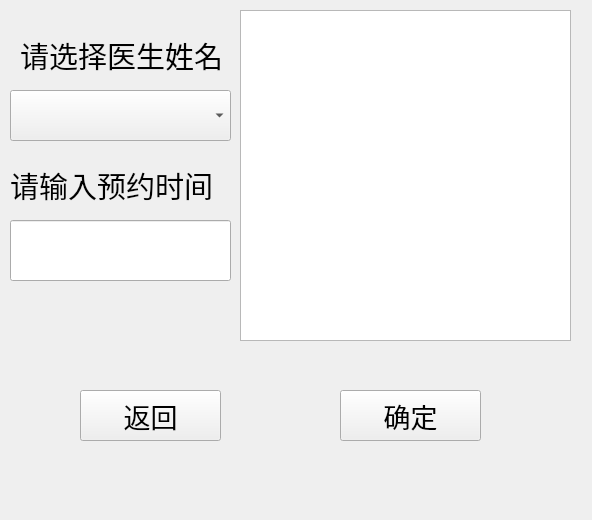
<?xml version="1.0" encoding="UTF-8"?>
<ui version="4.0">
 <class>doctor_choose</class>
 <widget class="QWidget" name="doctor_choose">
  <property name="geometry">
   <rect>
    <x>0</x>
    <y>0</y>
    <width>592</width>
    <height>520</height>
   </rect>
  </property>
  <property name="font">
   <font>
    <pointsize>20</pointsize>
   </font>
  </property>
  <property name="windowTitle">
   <string>Form</string>
  </property>
  <widget class="QComboBox" name="choose_doctor">
   <property name="geometry">
    <rect>
     <x>10</x>
     <y>90</y>
     <width>221</width>
     <height>51</height>
    </rect>
   </property>
  </widget>
  <widget class="QLabel" name="label">
   <property name="geometry">
    <rect>
     <x>20</x>
     <y>20</y>
     <width>281</width>
     <height>71</height>
    </rect>
   </property>
   <property name="font">
    <font>
     <family>AcadEref</family>
     <pointsize>22</pointsize>
    </font>
   </property>
   <property name="text">
    <string>请选择医生姓名</string>
   </property>
  </widget>
  <widget class="QLabel" name="label_2">
   <property name="geometry">
    <rect>
     <x>10</x>
     <y>150</y>
     <width>281</width>
     <height>71</height>
    </rect>
   </property>
   <property name="font">
    <font>
     <family>AcadEref</family>
     <pointsize>22</pointsize>
    </font>
   </property>
   <property name="text">
    <string>请输入预约时间</string>
   </property>
  </widget>
  <widget class="QLineEdit" name="input_schedule">
   <property name="geometry">
    <rect>
     <x>10</x>
     <y>220</y>
     <width>221</width>
     <height>61</height>
    </rect>
   </property>
  </widget>
  <widget class="QTextEdit" name="see_doctor">
   <property name="geometry">
    <rect>
     <x>240</x>
     <y>10</y>
     <width>331</width>
     <height>331</height>
    </rect>
   </property>
  </widget>
  <widget class="QPushButton" name="returnbutton">
   <property name="geometry">
    <rect>
     <x>80</x>
     <y>390</y>
     <width>141</width>
     <height>51</height>
    </rect>
   </property>
   <property name="text">
    <string>返回</string>
   </property>
  </widget>
  <widget class="QPushButton" name="surebutton">
   <property name="geometry">
    <rect>
     <x>340</x>
     <y>390</y>
     <width>141</width>
     <height>51</height>
    </rect>
   </property>
   <property name="text">
    <string>确定</string>
   </property>
  </widget>
 </widget>
 <resources/>
 <connections/>
</ui>
